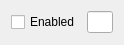
<?xml version="1.0" encoding="UTF-8"?>
<ui version="4.0">
 <class>mvd::CheckableLineEdit</class>
 <widget class="QWidget" name="mvd::CheckableLineEdit">
  <property name="geometry">
   <rect>
    <x>0</x>
    <y>0</y>
    <width>124</width>
    <height>45</height>
   </rect>
  </property>
  <property name="windowTitle">
   <string>Form</string>
  </property>
  <property name="locale">
   <locale language="C" country="AnyCountry"/>
  </property>
  <layout class="QGridLayout" name="gridLayout">
   <item row="0" column="0">
    <widget class="QCheckBox" name="noDataCheckBox">
     <property name="text">
      <string>Enabled</string>
     </property>
    </widget>
   </item>
   <item row="0" column="1">
    <widget class="QLineEdit" name="noDataLineEdit"/>
   </item>
  </layout>
 </widget>
 <resources/>
 <connections>
  <connection>
   <sender>noDataCheckBox</sender>
   <signal>toggled(bool)</signal>
   <receiver>noDataLineEdit</receiver>
   <slot>setEnabled(bool)</slot>
   <hints>
    <hint type="sourcelabel">
     <x>64</x>
     <y>30</y>
    </hint>
    <hint type="destinationlabel">
     <x>176</x>
     <y>33</y>
    </hint>
   </hints>
  </connection>
 </connections>
</ui>
